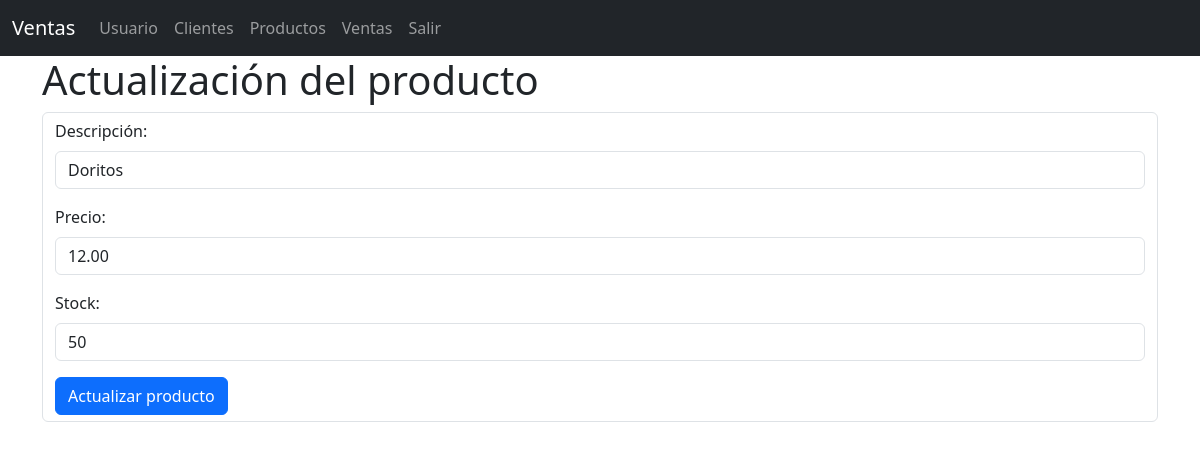
Screenshot of /productos/edit/1 with the database file from the repository.
### models/producto_model.py (models this page shows, shortened)
class Producto(db.Model):
  __tablename__ = "productos"
  id = db.Column(db.Integer, primary_key=True)
  descripcion = db.Column(db.String(80), nullable=False)
  precio = db.Column(db.Float(11,2), nullable=False)
  stock = db.Column(db.Integer, nullable=False)
  ventas = db.relationship('Venta', back_populates='producto')
  @staticmethod
  def get_by_id(id):
    return Producto.query.get(id)

### controllers/producto_controller.py (the view)
@producto_bp.route("/edit/<int:id>", methods=['GET', 'POST'])
def edit(id):
  producto = Producto.get_by_id(id)
  if request.method == 'POST':
    descripcion = request.form['descripcion']
    precio = request.form['precio']
    stock = request.form['stock']
    producto.update(descripcion=descripcion, precio=precio, stock=stock)
    return redirect(url_for('producto.index'))
  return producto_view.edit(producto)

### main.py (called while the page is built)
@app.context_processor
def inject_activar_path():
  def is_activado(path):
    return 'active' if request.path == path else ''
  return dict(is_activado=is_activado)

### views/producto_view.py (called while the page is built)
def edit(producto):
  return render_template('productos/edit.html', producto=producto)

### templates/productos/edit.html
{% extends 'base.html' %} {% block title %} PRODUCTOS | EDIT {% endblock %} {% block content %}
<h1>Actualización del producto</h1>
<form class="form-control" action="{{ url_for('producto.edit', id=producto.id) }}" method="POST">
    <div class="mb-3">
        <label for="" class="form-label">Descripción:</label>
        <input type="text" class="form-control" name="descripcion" required value="{{ producto.descripcion }}">
    </div>
    <div class="mb-3">
        <label for="" class="form-label">Precio:</label>
        <input type="number" class="form-control" name="precio" required min="0" value="{{ producto.precio | round(2)}}">
    </div>
    <div class="mb-3">
        <label for="" class="form-label">Stock:</label>
        <input type="number" class="form-control" name="stock" required value="{{ producto.stock }}">
    </div>
    <button type="submit" class="btn btn-primary">
      Actualizar producto
    </button>
</form>
{% endblock %}

### rows the page displays
Producto: descripcion "Doritos", precio "12.00", stock "50"
